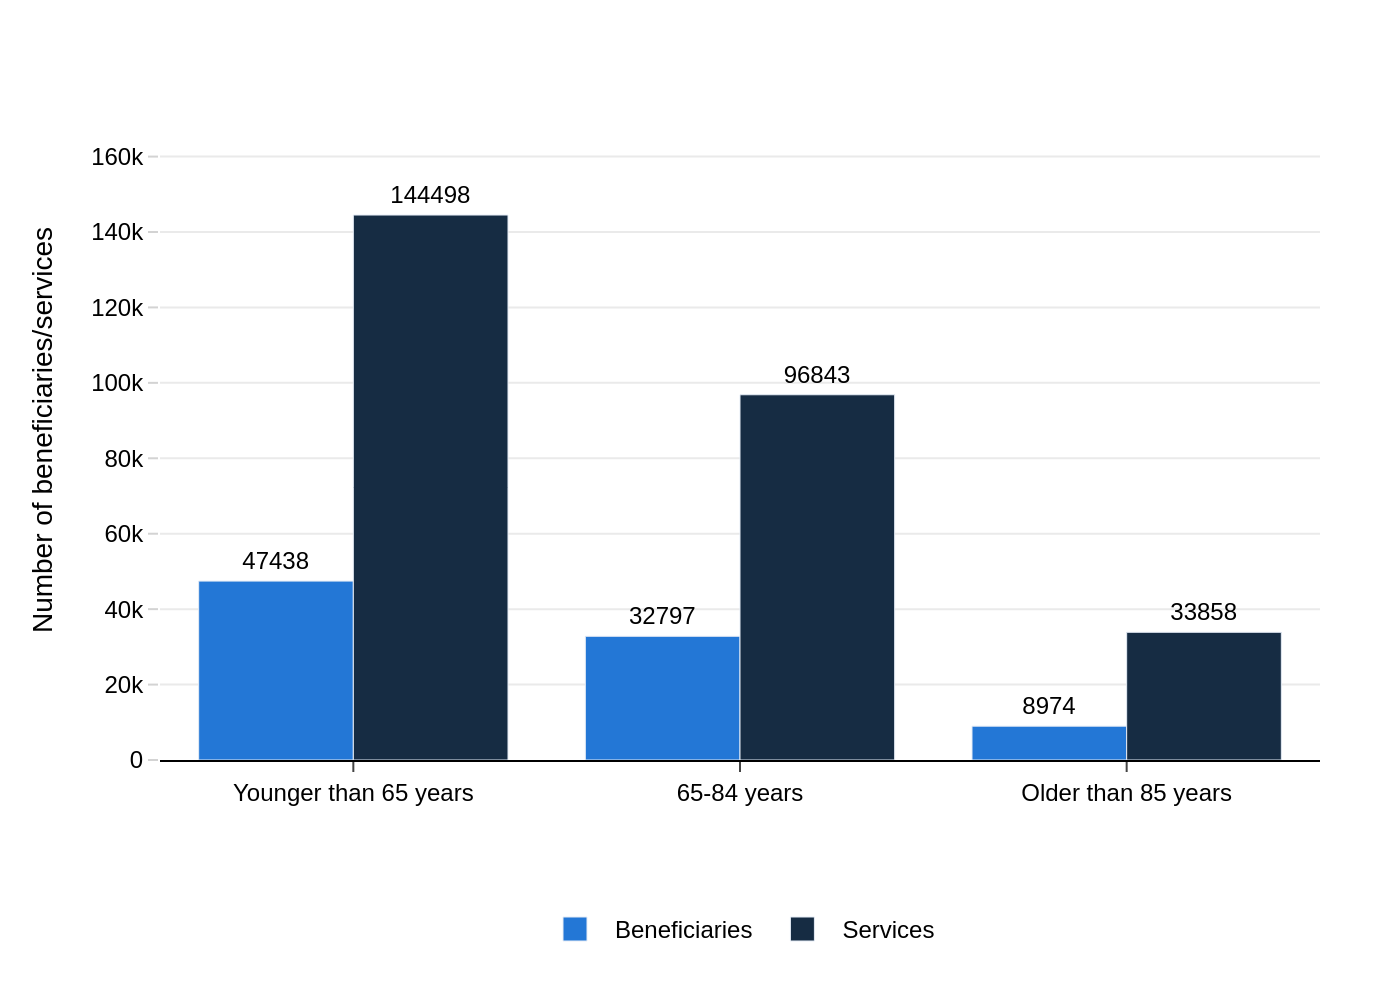

Generate this figure with Python:
import sys
import json
import plotly.graph_objects as go

if len(sys.argv) != 2:
    print("Usage: python <script_name>.py <json_file_path>")
    sys.exit(1)

json_path = sys.argv[1]

try:
    with open(json_path, 'r', encoding='utf-8') as f:
        chart_info = json.load(f)
except FileNotFoundError:
    print(f"Error: JSON file not found at {json_path}")
    sys.exit(1)
except json.JSONDecodeError:
    print(f"Error: Could not decode JSON from {json_path}")
    sys.exit(1)

chart_data = chart_info['chart_data']
texts = chart_info['texts']
colors = chart_info['colors']

categories = [d['category'] for d in chart_data]
legend_labels = texts['legend_labels']

fig = go.Figure()

for i in range(len(legend_labels)):
    values = [d['values'][i] for d in chart_data]
    fig.add_trace(go.Bar(
        name=legend_labels[i],
        x=categories,
        y=values,
        marker_color=colors[i],
        text=values,
        textposition='outside',
        texttemplate='%{text}',
        textfont=dict(family='Arial', size=12, color='black'),
        cliponaxis=False
    ))

fig.update_layout(
    barmode='group',
    plot_bgcolor='white',
    font=dict(family="Arial", size=12, color="black"),
    margin=dict(l=80, r=40, t=50, b=120),
    yaxis=dict(
        title_text=texts.get('y_axis_title'),
        range=[0, 175000],
        gridcolor='#EAEAEA',
        zeroline=False,
        showline=False,
        ticks='outside',
        ticklen=5,
        tickcolor='lightgrey'
    ),
    xaxis=dict(
        title_text=texts.get('x_axis_title'),
        showline=True,
        linewidth=1,
        linecolor='black',
        ticks='outside',
        ticklen=5
    ),
    legend=dict(
        orientation='h',
        yanchor='bottom',
        y=-0.3,
        xanchor='center',
        x=0.5,
        traceorder='normal'
    )
)

if texts.get('source'):
    fig.add_annotation(
        text=texts['source'],
        align='right',
        showarrow=False,
        xref='paper',
        yref='paper',
        x=1.0,
        y=-0.4,
        xanchor='right',
        yanchor='bottom',
        font=dict(size=10, color='grey')
    )

base_filename = json_path.rsplit('.', 1)[0]
output_filename = f"{base_filename}.png"

fig.write_image(output_filename, scale=2)

print(f"Chart saved to {output_filename}")
